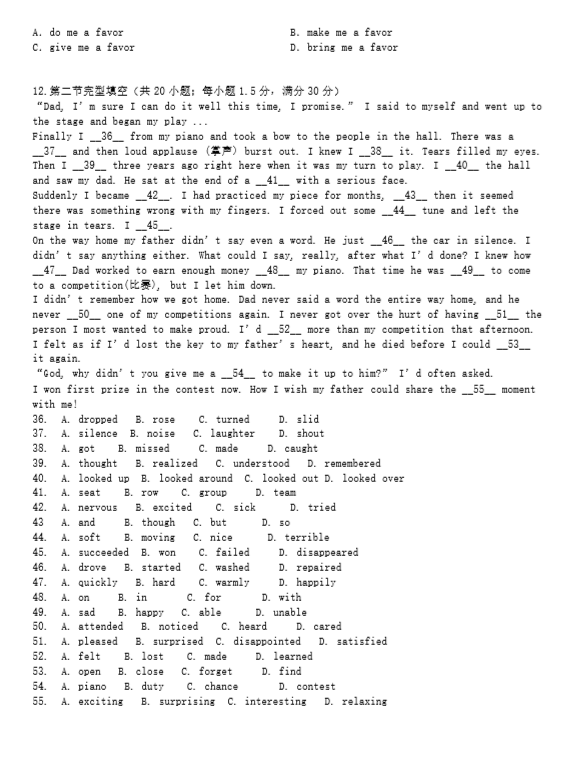
#> input picture image/english/12.png, 561 x 763 px
$ python Process.py
#> lines starting #> are read from the running program, lines starting #| are printed output that depends on the picture; after the words box and inside, x2 and y2 are one past the last pixel; in counts of white or black regions, pixels touching at a corner belong together
### Pretreatment.py
from PIL import Image
import numpy
import time
from Calculate import skimage_gray_value
from Chart import bar_chart

debug = True


# 列分割
def AcrCut(img):
    li = list(numpy.sum(numpy.array(img) == 0, axis=0))  # 对每一列进行求和并返回一行元素
    img_array = numpy.array(img)  # 将img转数组
    posx = []
    for i in range(3, len(li) - 3):
        if i > 0 and li[i] <= 3 and li[i - 3] <= 3 and li[i + 3] <= 3:  # 判断当前列有没有内容
            posx.append(i)
    width, height = img.size
    cutx = []
    i = 0
    while i < len(posx):
        t = i
        while i < len(posx) - 1 and posx[i + 1] < posx[i] + 5:  # 判断相邻的是否为黑色
            i = i + 1
        if i - t > 10:  # 相邻为黑色的超过10个像素，则可以切
            cutx.append(int((posx[t] + posx[i]) / 2))
        i = i + 1
    if debug:
        ''' ----- 显示 调试部分 ----  '''
        # bar_chart(range(0, len(posx)), posx)  # 图表
        for i in range(len(cutx)):
            for j in range(height):
                img_array[j][cutx[i]] = 0  # 全部赋值为1
        img_array = numpy.uint8(img_array)  # 转类型
        img_array[img_array > 0] = 255  # 将1转为255
        Image.fromarray(img_array).show()  # 返回图片
    print(cutx)
    return cutx


# 行切割标准
def HorCutCheck(i, prei, dis=5):
    return i > prei + dis  # 忽略相邻三个像素的点内有分割线


# 计算切割信息
def HorCutDate(cuty, cutt, cutb):
    disy = []
    for i in range(1, len(cuty)):
        disy.append(cuty[i] - cuty[i - 1])

    # bar_chart(range(0, len(disy)), disy)  # 图表

    median = numpy.median(disy)  # 中值
    median = int(median) >> 1
    tempcuty = []
    tempcutt = []
    tempcutb = []
    for i in range(0, len(disy)):
        if median > disy[i]:  # 去除过小的分割
            # print(str(cuty[i]) + " " + str(disy[i]))
            continue
        else:
            tempcuty.append(cuty[i])
            tempcutt.append(cutt[i])
            tempcutb.append(cutb[i])

    tempcuty.append(cuty[len(cuty) - 1])
    cuty = tempcuty

    disy = []
    for i in range(1, len(cuty)):
        disy.append(cuty[i] - cuty[i - 1])

    return tempcutt, cuty, tempcutb, disy


# 行分割
def HorCut(img  # PIL格式
           , yuzhi=0  # 阈值 行和大于该值时不可分割(默认为 width*0.007+1)
           ):
    width, height = img.size
    img_array = numpy.array(img)  # 将img转数组
    if yuzhi == 0:
        yuzhi = width * 0.005 + 1

    li = list(numpy.sum(img_array == 0, axis=1))  # 将其转换为array并求和
    k = 1
    posy = [0]
    cuty = []
    cutt = [0]  # 空白区域的top
    cutb = []  # 空白区域的bottom
    for i in range(1, len(li)):
        if li[i] <= yuzhi:
            if HorCutCheck(i, posy[k - 1]):
                # img_array[i] = numpy.zeros(width, dtype=bool)  # 全部赋值为1
                cutt.append(i)
                cutb.append(posy[k - 1])
            posy.append(i)
            k = k + 1

    cutb.append(height)
    for i in range(len(cutt)):
        cuty.append(int((cutt[i] + cutb[i]) / 2))  # 记录切点位置 空白区域中间部分

    cutt, cuty, cutb, disy = HorCutDate(cuty, cutt, cutb)
    ''' ----- 显示 调试部分 ----  '''
    if debug:
        bar_chart(range(0, len(disy)), disy)  # 图表
        for i in range(len(cuty)):
            img_array[cuty[i]] = numpy.zeros(width, dtype=bool)  # 全部赋值为1
        img_array = numpy.uint8(img_array)  # 转类型
        img_array[img_array > 0] = 255  # 将1转为255
        Image.fromarray(img_array).show()  # 返回图片

    return {"cuty": cuty, "disy": disy, "posy": posy, "cutt": cutt, "cutb": cutb}


# 图像二值化
def binarize(img, threshold=120):
    img = img.convert('L')

    table = []
    for i in range(256):
        if i > threshold:
            table.append(1)
        else:
            table.append(0)
    bin_img = img.point(table, '1')  # 根据table表进行区分

    return bin_img


def pre_run(imgpath):
    img = Image.open(imgpath)
    # print(tesseract_ocr(img)) # 文字识别
    # contrast_img = ImageEnhance.Contrast(img).enhance(2.0) #对比度增加两倍
    if debug:
        img.show()
    gray_value = skimage_gray_value(imgpath)  # 利用skimage获取二值化阈值 耗时不多
    print("end skimage_gray_value time:" + str(time.time()))
    # print("原图灰度值设定：" + str(gray_value))
    re_img = binarize(img, gray_value)  # 二值化
    if debug:
        re_img.show()
    data = AcrCut(re_img)  # 列切割
    if debug:
        data = HorCut(re_img)  # 行切割，将图片中文字分行

    print("end HorCut time:" + str(time.time()))

    # data["image"] = img
    # data["binarize_image"] = re_img
    # print(data)

    return data


pre_run("image/english/12.png")
#> in pre_run, img is the input picture: PIL image 561x763 RGB; min 0, max 255, mean 242.4
#> in skimage_gray_value, `thresh = filters.threshold_otsu(img)`: thresh = 0.705
#> in pre_run, `gray_value = skimage_gray_value(imgpath)`: gray_value = 180.5
#> after the loop in binarize, `for i in range(256):`: table = 256 values from 0 to 1
#> in binarize, `bin_img = img.point(table, '1')`:
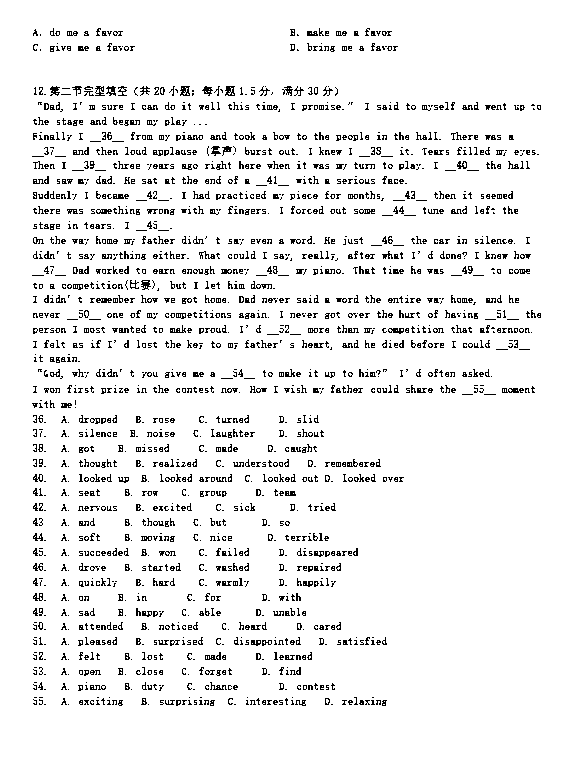
#> bin_img: PIL image 561x763 1; 93.2% white; black in thin lines or dots, all inside (x1, y1, x2, y2) = (32, 28, 541, 706)
#> in AcrCut, `li = list(numpy.sum(numpy.array(img) == 0, axis=0))`: li = 561 values, max 224 at index 36, min 0 at index 0, mean 52.19
#> after the loop in AcrCut, `for i in range(3, len(li) - 3):`: posx = 41 values from 3 to 557
#> the loop in AcrCut, `while i < len(posx):` made 2 passes
#> (t, i) on passes 1 to 2: (0, 27), (27, 41)
#> after the loop in AcrCut, `while i < len(posx):`: cutx = [16, 550]; i = 41
#> the loop in AcrCut, `for i in range(len(cutx)):` made 2 passes
#> after the loop in AcrCut, `for i in range(len(cutx)):`:
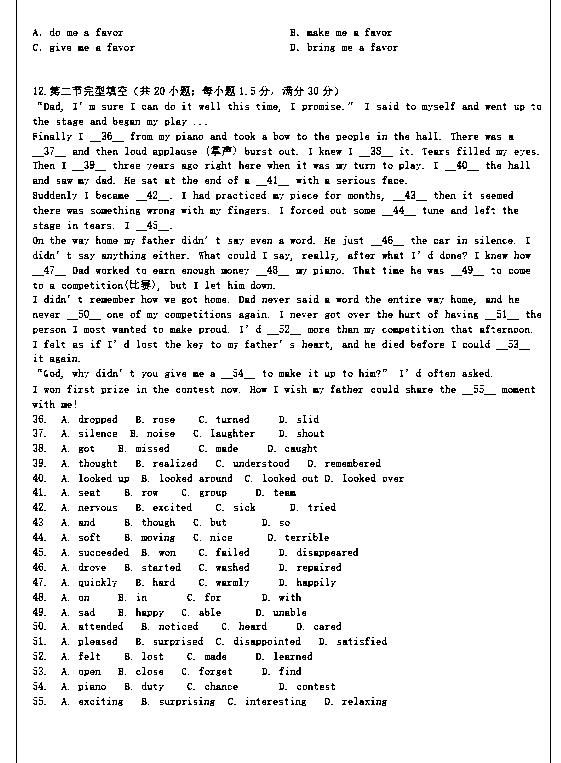
#> img_array: shape (763, 561) bool; 92.8% white; black in thin lines or dots
#> in AcrCut, `img_array = numpy.uint8(img_array)`: img_array: shape (763, 561); values 0 (black) and 1 (white), 92.8% white; black in thin lines or dots
#| [16, 550]
#> in pre_run, `data = AcrCut(re_img)`: data = [16, 550]
#> in HorCut, `li = list(numpy.sum(img_array == 0, axis=1))`: li = 763 values, max 255 at index 298, min 0 at index 0, mean 38.37
#> after the loop in HorCut, `for i in range(1, len(li)):`: cutb = 44 values from 27 to 696; cutt = 45 values from 0 to 706; k = 363; posy = 363 values from 0 to 762
#> the loop in HorCut, `for i in range(len(cutt)):` made 45 passes
#> after the loop in HorCut, `for i in range(len(cutt)):`: cuty = 45 values from 13 to 734
#> the loop in HorCutDate, `for i in range(1, len(cuty)):` made 44 passes
#> after the loop in HorCutDate, `for i in range(1, len(cuty)):`: disy = 44 values, max 41 at index 43, min 12 at index 20, mean 16.39
#> in HorCutDate, `median = numpy.median(disy)`: median = 15
#> in HorCutDate, `median = int(median) >> 1`: median = 7
#> the loop in HorCutDate, `for i in range(0, len(disy)):` made 44 passes
#> after the loop in HorCutDate, `for i in range(0, len(disy)):`: tempcutb = 44 values from 27 to 696; tempcutt = 44 values from 0 to 691; tempcuty = 44 values from 13 to 693
#> in HorCutDate, `cuty = tempcuty`: cuty = 45 values from 13 to 734
#> in HorCut, `cutt, cuty, cutb, disy = HorCutDate(cuty, cutt, cutb)`: cutt = 44 values from 0 to 691
#> in bar_chart, `plt.show()`:
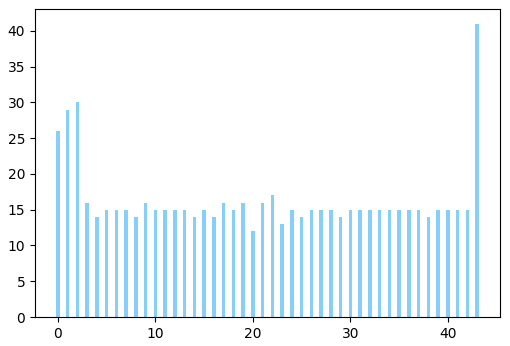
#> figure drawn by matplotlib, 1 panel; tallest bar 41 high, from x = 42.83 to 43.18
#> the loop in HorCut, `for i in range(len(cuty)):` made 45 passes
#> after the loop in HorCut, `for i in range(len(cuty)):`:
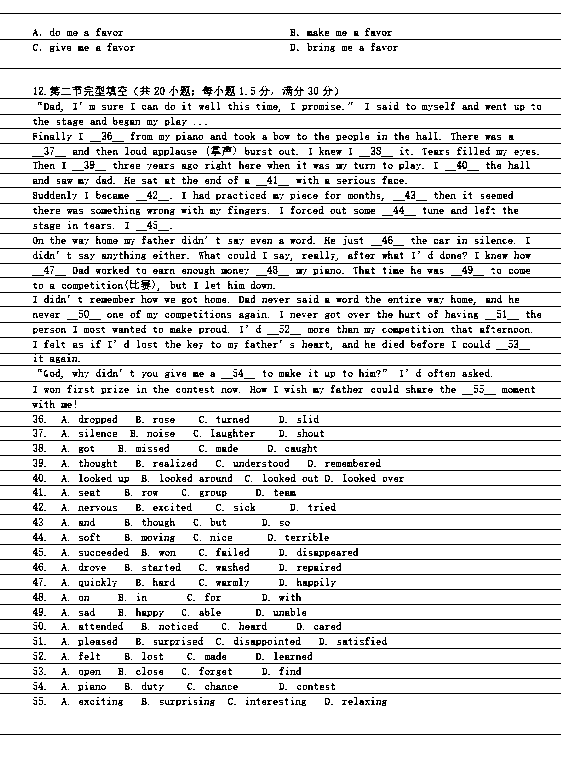
#> img_array: shape (763, 561) bool; 87.3% white; black in thin lines or dots
#> in HorCut, `img_array = numpy.uint8(img_array)`: img_array: shape (763, 561); values 0 (black) and 1 (white), 87.3% white; black in thin lines or dots
#> in pre_run, `data = HorCut(re_img)`: data = 5 items
# [11 lines of commented-out code are left out]

### Calculate.py
from PIL import Image
import numpy
from Chart import bar_chart
from skimage import filters, io, color


# 得到图片的灰度值
# [16 lines left out: function get_gray_value, not called in this run]


def skimage_gray_value(img_path):
    sk_img = io.imread(img_path)
    img = color.rgb2gray(sk_img)  # 获取灰度图片

    thresh = filters.threshold_otsu(img)  # 计算二值化阈值
    return thresh * 256

# [14 lines of commented-out code are left out]

### Chart.py
import matplotlib.pyplot as plt


def bar_chart(index # 下标
              ,values # 值
              ,width=0.35):
    # 创建一个点数为  6x 4 的窗口, 并设置分辨率为 80像素/每英寸
    plt.figure(figsize=(6, 4), dpi=80)

    # 再创建一个规格为 1 x 1 的子图
    plt.subplot(1, 1, 1)
    # 绘制柱状图, 每根柱子的颜色为紫罗兰色
    plt.bar(index,values,width, label="rainfall", color="#87CEFA")
    plt.show()

### OCR.py
import pytesseract
import urllib
import time
import requests
import base64
from io import BytesIO
from PIL import Image

access_token="24.29a35fb9c34a6f43f1b226321f16d21a.2592000.1559871249.282335-15879343"
# 文字识别 传入 PIL的Img 和 识别语言

# [16 lines left out: functions tesseract_ocr, get_baidu_token, not called in this run]


def baidu_orc(path):
    #access_token = "24.607dbc19903a32f5e7fde1932acf6c38.2592000.1556360828.282335-15879343"  # 自行注册百度云账号，即可获取自己专属的access_token，必须输入！
    # print(time.time())
    with open(path, 'rb') as f:
        image_data = f.read()
        base64_ima = base64.b64encode(image_data)
        # print(time.time())
        data = {
            'image': base64_ima
        }
        headers = {
            'Content-Type': 'application/x-www-form-urlencoded'
        }
        url = "https://aip.baidubce.com/rest/2.0/ocr/v1/general?access_token=" + str(access_token)
        r = requests.post(url, params=headers, data=data).json()
        # print(time.time())
        return r
        # for word in r['words_result']:
        #     yield word['words']
        # 返回一个生成器，可自行修改


# PIL img转base64
# [24 lines left out: functions pil_base64, baidu_orc_pil, not called in this run]
    # for word in r['words_result']:
    #     yield word['words']
    # 返回一个生成器，可自行修改


# [5 lines that do not run on import are left out]
	#get_baidu_token()

### Process.py
from OCR import tesseract_ocr, baidu_orc, baidu_orc_pil
from Pretreatment import pre_run
from PIL import Image
from MyThread import MyThread, runthread
import re
import time


# [147 lines left out: functions get_xuhao, is_useless_row, get_chinese_ratio, removePunctuation, get_english_count, get_english_ratio and 5 more, not called in this run]


def baidu_handle(path):
    result = baidu_orc(path)

    words = result["words_result"]
    title_num = get_list_title(words)  # 得到序号列表
    # print(title_num)

    for i in range(1, len(title_num)):  # 遍历序号列表，将相邻题目切出来
        if title_num[i - 1]["xuhao"] == -2:  # 无用行 or 最后一个
            continue
        pos = get_pos(title_num[i - 1]["pos"], title_num[i]["pos"], words)
        print(pos)
        # cut_question(path, pos, False).show()


def pro_run(path):
    baidu_handle(path)# 百度处理，得到切割信息
    # [6 lines of commented-out code are left out]
    '''
    img = data["image"]
    # data["binarize_image"].show()
    width, height = img.size
    cuty = data["cuty"]
    print("start")

    # loop = asyncio.get_event_loop()
    tasks = []
    for i in range(1, len(cuty)):
        temp = img.crop((0, cuty[i - 1], width, cuty[i]))
        t = MyThread(tesseract_ocr, args=(temp,))
        tasks.append(t)
        # coroutine = asyncio.ensure_future(tesseract_ocr(temp))
        # task = asyncio.ensure_future(coroutine)
        # tasks.append(coroutine)
    result = runthread(tasks, 6)
    for i in result:
        print(i)

    # loop.run_until_complete(asyncio.wait(tasks))
    # loop.close()
    '''


path = "image/math/11.png"
#> path = 'image/math/11.png'
img = Image.open(path)
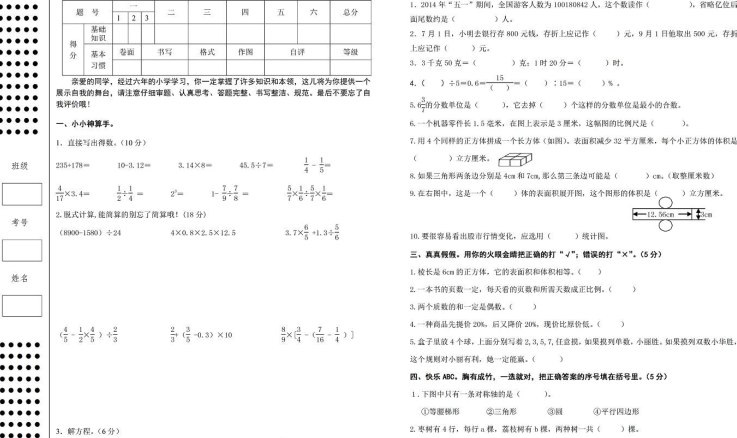
#> input picture image/math/11.png, 1473 x 876 px (shown at 1/2 size)
#> img is the input picture: PIL image 1473x876 RGB; mean R, G, B 244.3, 244.3, 244.3
# img.show()
pro_run(path)
#> (the call stopped at in baidu_orc, `r = requests.post(url, params=headers, data=data).json()`: requests is not available in this run)
